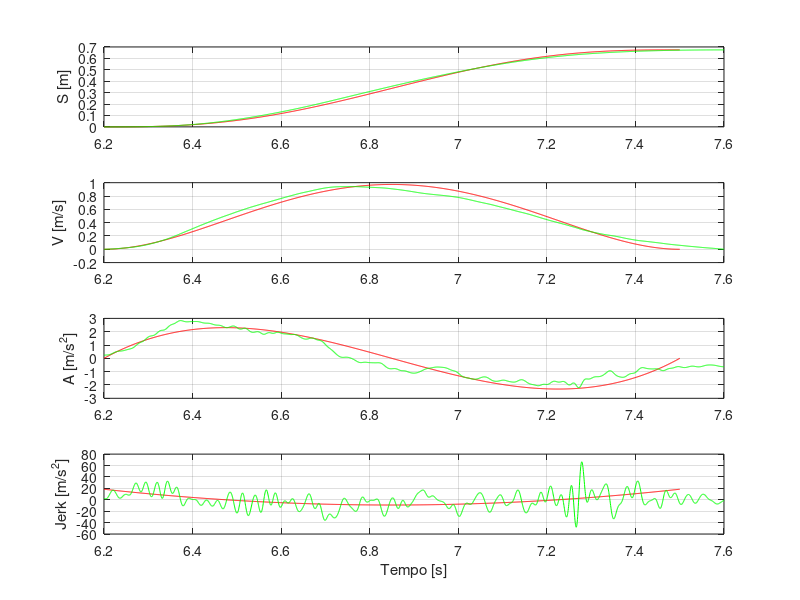

Reproduce this figure in MATLAB.
%%%%%%%%%%%%%%%%%%%%%%%%%%%%%%%%%%%%%%%%%%%%%%%%%%%%%%%%%%%%%%%%%%%%%%%%%%
% Esercizio minimum jerk
%%%%%%%%%%%%%%%%%%%%%%%%%%%%%%%%%%%%%%%%%%%%%%%%%%%%%%%%%%%%%%%%%%%%%%%%%%
clear 
close all
clc
%%%%%%%%%%%%%%%%%%%%%%%%%%%%%%%%%%%%%%%%%%%%%%%%%%%%%%%%%%%%%%%%%%%%%%%%%%
% Condizioni iniziali e finali
xA=0;
tA=0;
xB=67.5; % [cm]
tB=1.3; % [s]
%%%%%%%%%%%%%%%%%%%%%%%%%%%%%%%%%%%%%%%%%%%%%%%%%%%%%%%%%%%%%%%%%%%%%%%%%%
% Legge di moto
AA=[tB^3 tB^4 tB^5;
    3*tB^2 4*tB^3 5*tB^4;
    6*tB 12*tB^2 20*tB^3]; %matrice dei coefficienti ridotta
bb=[xB 0 0]';

a=inv(AA)*bb;
%%%%%%%%%%%%%%%%%%%%%%%%%%%%%%%%%%%%%%%%%%%%%%%%%%%%%%%%%%%%%%%%%%%%%%%%%%
% Grafici realitivi al minimum jerk

atot=[0 0 0 a']; %coefficienti del polinomio di quinto grado

indice=length(atot):-1:1;
atot=atot(indice); %inversione dell'ordine degli elementi del vettore atot
%atot=flip(atot);

t=tA:0.001:tB; %intervallo temporale in cui valutare i polinomi
x=polyval(atot,t);

atotp=polyder(atot); %coefficienti della derivata prima
xp=polyval(atotp,t); %velocità

atotpp=polyder(atotp); %coefficienti della derivata seconda
xpp=polyval(atotpp,t); %accelerazione

atotppp=polyder(atotpp); %coefficienti della derivata terza
xppp=polyval(atotppp,t); %jerk

load('datiExp.mat');
tin=t_wind(1); %t_wind non parte da 0

figure(1)
subplot(411)
plot(t+tin,x/100,'r','DisplayName','Teorico')
hold on
plot(t_wind,S_wind,'g','DisplayName','Sperimentale')
grid on
ylabel('S [m]')

subplot(412)
plot(t+tin,xp/100,'r','DisplayName','Teorico')
hold on
plot(t_wind,V_wind,'g','DisplayName','Sperimentale')
grid on
ylabel('V [m/s]')
subplot(413)
plot(t+tin,xpp/100,'r','DisplayName','Teorico')
hold on
plot(t_wind,Acc_wind,'g','DisplayName','Sperimentale')
grid on
ylabel('A [m/s^2]')

subplot(414)
plot(t+tin,xppp/100,'r','DisplayName','Teorico')
hold on
plot(t_wind,Jerk_wind,'g','DisplayName','Sperimentale')
grid on
ylabel('Jerk [m/s^2]')
xlabel('Tempo [s]')
